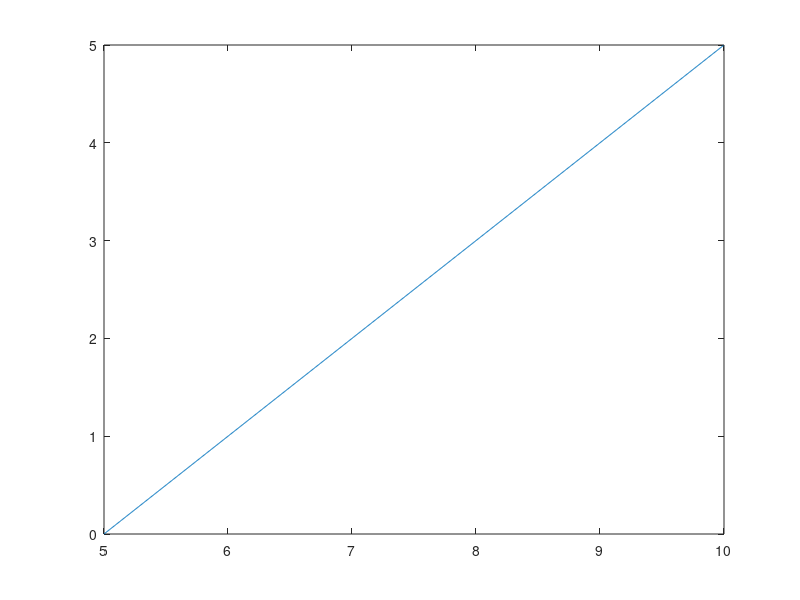

Write MATLAB code to recreate this figure. (Note: this script raises an error after producing the figure.)
clear
close all
clc

n = 1000;

f = 'x-5';
f = inline(f);
x = linspace(5,10,n+1);
x = x(1:n);
F = f;
f = f(x);
f = f;


step = 0.001
%X = 5:step:10-step;
%X = [0 1/4 1/2 3/4];
X = x;



a0 = plot(X,F(X));
hold on
N = length(X);
A = zeros(1,N);
[C,A] = myDFT_new(f,x,X,5,10);
A = real(A);
a1 = plot(X,A);

M0 = "Original function";
M1 = "Approximation";
legend([a0,a1], [M0,M1]);
